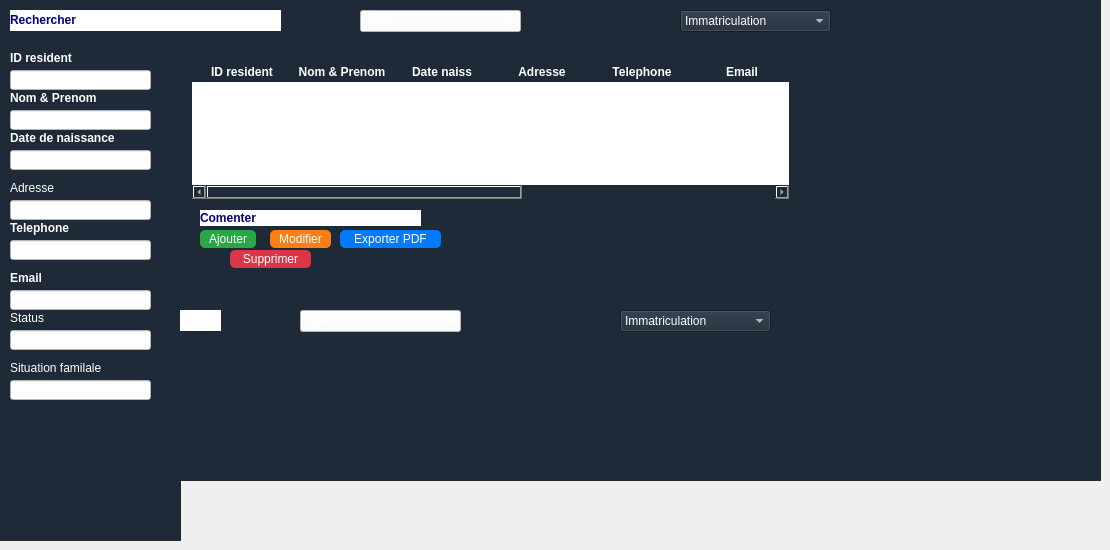
      <widget class="QWidget" name="page_12">
       <widget class="QFrame" name="liste_5">
        <property name="geometry">
         <rect>
          <x>0</x>
          <y>50</y>
          <width>181</width>
          <height>491</height>
         </rect>
        </property>
        <property name="styleSheet">
         <string notr="true">background-color: #1e2a38;
color: white;
font: bold 11pt &quot;Arial&quot;;</string>
        </property>
        <property name="frameShape">
         <enum>QFrame::Shape::NoFrame</enum>
        </property>
        <widget class="QLabel" name="idresident_2">
         <property name="geometry">
          <rect>
           <x>10</x>
           <y>0</y>
           <width>141</width>
           <height>16</height>
          </rect>
         </property>
         <property name="styleSheet">
          <string notr="true"/>
         </property>
         <property name="text">
          <string>&lt;html&gt;&lt;head/&gt;&lt;body&gt;&lt;p&gt;&lt;span style=&quot; font-weight:704;&quot;&gt;ID resident&lt;/span&gt;&lt;/p&gt;&lt;/body&gt;&lt;/html&gt;</string>
         </property>
        </widget>
        <widget class="QLabel" name="nom_7">
         <property name="geometry">
          <rect>
           <x>10</x>
           <y>40</y>
           <width>141</width>
           <height>16</height>
          </rect>
         </property>
         <property name="text">
          <string>&lt;html&gt;&lt;head/&gt;&lt;body&gt;&lt;p&gt;&lt;span style=&quot; font-weight:704;&quot;&gt;Nom &amp;amp; Prenom&lt;/span&gt;&lt;/p&gt;&lt;/body&gt;&lt;/html&gt;</string>
         </property>
        </widget>
        <widget class="QLabel" name="datenaissance_2">
         <property name="geometry">
          <rect>
           <x>10</x>
           <y>80</y>
           <width>141</width>
           <height>16</height>
          </rect>
         </property>
         <property name="text">
          <string>&lt;html&gt;&lt;head/&gt;&lt;body&gt;&lt;p&gt;&lt;span style=&quot; font-weight:704;&quot;&gt;Date de naissance &lt;/span&gt;&lt;/p&gt;&lt;/body&gt;&lt;/html&gt;</string>
         </property>
        </widget>
        <widget class="QLabel" name="status_3">
         <property name="geometry">
          <rect>
           <x>10</x>
           <y>260</y>
           <width>141</width>
           <height>16</height>
          </rect>
         </property>
         <property name="text">
          <string>&lt;html&gt;&lt;head/&gt;&lt;body&gt;&lt;p&gt;Status&lt;/p&gt;&lt;/body&gt;&lt;/html&gt;</string>
         </property>
        </widget>
        <widget class="QLabel" name="situation_2">
         <property name="geometry">
          <rect>
           <x>10</x>
           <y>310</y>
           <width>141</width>
           <height>16</height>
          </rect>
         </property>
         <property name="text">
          <string>&lt;html&gt;&lt;head/&gt;&lt;body&gt;&lt;p&gt;Situation familale&lt;/p&gt;&lt;/body&gt;&lt;/html&gt;</string>
         </property>
        </widget>
        <widget class="QLineEdit" name="idresidentline_2">
         <property name="geometry">
          <rect>
           <x>10</x>
           <y>20</y>
           <width>141</width>
           <height>20</height>
          </rect>
         </property>
         <property name="styleSheet">
          <string notr="true">background-color: white;
    gridline-color: #ccc;
    font: 10pt &quot;Arial&quot;;</string>
         </property>
        </widget>
        <widget class="QLineEdit" name="nomline_7">
         <property name="geometry">
          <rect>
           <x>10</x>
           <y>60</y>
           <width>141</width>
           <height>20</height>
          </rect>
         </property>
         <property name="styleSheet">
          <string notr="true">background-color: white;
    gridline-color: #ccc;
    font: 10pt &quot;Arial&quot;;
</string>
         </property>
        </widget>
        <widget class="QLineEdit" name="statusline_2">
         <property name="geometry">
          <rect>
           <x>10</x>
           <y>280</y>
           <width>141</width>
           <height>20</height>
          </rect>
         </property>
         <property name="styleSheet">
          <string notr="true">background-color: white;
    gridline-color: #ccc;
    font: 10pt &quot;Arial&quot;;
</string>
         </property>
        </widget>
        <widget class="QLineEdit" name="situationline_2">
         <property name="geometry">
          <rect>
           <x>10</x>
           <y>330</y>
           <width>141</width>
           <height>20</height>
          </rect>
         </property>
         <property name="styleSheet">
          <string notr="true">background-color: white;
    gridline-color: #ccc;
    font: 10pt &quot;Arial&quot;;
</string>
         </property>
        </widget>
        <widget class="QLabel" name="adresse_4">
         <property name="geometry">
          <rect>
           <x>10</x>
           <y>130</y>
           <width>141</width>
           <height>16</height>
          </rect>
         </property>
         <property name="text">
          <string>&lt;html&gt;&lt;head/&gt;&lt;body&gt;&lt;p&gt;Adresse&lt;/p&gt;&lt;/body&gt;&lt;/html&gt;</string>
         </property>
        </widget>
        <widget class="QLineEdit" name="adresseline_4">
         <property name="geometry">
          <rect>
           <x>10</x>
           <y>150</y>
           <width>141</width>
           <height>20</height>
          </rect>
         </property>
         <property name="styleSheet">
          <string notr="true">background-color: white;
    gridline-color: #ccc;
    font: 10pt &quot;Arial&quot;;
</string>
         </property>
        </widget>
        <widget class="QLabel" name="telephone_5">
         <property name="geometry">
          <rect>
           <x>10</x>
           <y>170</y>
           <width>141</width>
           <height>16</height>
          </rect>
         </property>
         <property name="text">
          <string>&lt;html&gt;&lt;head/&gt;&lt;body&gt;&lt;p&gt;&lt;span style=&quot; font-weight:704;&quot;&gt;Telephone&lt;/span&gt;&lt;/p&gt;&lt;/body&gt;&lt;/html&gt;</string>
         </property>
        </widget>
        <widget class="QLineEdit" name="emailline_4">
         <property name="geometry">
          <rect>
           <x>10</x>
           <y>240</y>
           <width>141</width>
           <height>20</height>
          </rect>
         </property>
         <property name="styleSheet">
          <string notr="true">background-color: white;
    gridline-color: #ccc;
    font: 10pt &quot;Arial&quot;;
</string>
         </property>
        </widget>
        <widget class="QLineEdit" name="telephoneline_5">
         <property name="geometry">
          <rect>
           <x>10</x>
           <y>190</y>
           <width>141</width>
           <height>20</height>
          </rect>
         </property>
         <property name="styleSheet">
          <string notr="true">background-color: white;
    gridline-color: #ccc;
    font: 10pt &quot;Arial&quot;;
</string>
         </property>
        </widget>
        <widget class="QLabel" name="email_4">
         <property name="geometry">
          <rect>
           <x>10</x>
           <y>220</y>
           <width>141</width>
           <height>16</height>
          </rect>
         </property>
         <property name="text">
          <string>&lt;html&gt;&lt;head/&gt;&lt;body&gt;&lt;p&gt;&lt;span style=&quot; font-weight:704;&quot;&gt;Email&lt;/span&gt;&lt;/p&gt;&lt;/body&gt;&lt;/html&gt;</string>
         </property>
        </widget>
        <widget class="QLineEdit" name="datenaissanceline_2">
         <property name="geometry">
          <rect>
           <x>10</x>
           <y>100</y>
           <width>141</width>
           <height>20</height>
          </rect>
         </property>
         <property name="styleSheet">
          <string notr="true">background-color: white;
    gridline-color: #ccc;
    font: 10pt &quot;Arial&quot;;
</string>
         </property>
        </widget>
       </widget>
       <widget class="QFrame" name="cruds_4">
        <property name="geometry">
         <rect>
          <x>180</x>
          <y>50</y>
          <width>921</width>
          <height>431</height>
         </rect>
        </property>
        <property name="styleSheet">
         <string notr="true">background-color: #1e2a38;
color: white;
font: bold 11pt &quot;Arial&quot;;

</string>
        </property>
        <property name="frameShape">
         <enum>QFrame::Shape::NoFrame</enum>
        </property>
        <widget class="QLabel" name="comment_5">
         <property name="geometry">
          <rect>
           <x>20</x>
           <y>160</y>
           <width>221</width>
           <height>16</height>
          </rect>
         </property>
         <property name="styleSheet">
          <string notr="true">background-color: white;
    gridline-color: #ccc;
    font: 10pt &quot;Arial&quot;;
</string>
         </property>
         <property name="text">
          <string>&lt;html&gt;&lt;head/&gt;&lt;body&gt;&lt;p&gt;&lt;span style=&quot; font-weight:700; color:#00007f;&quot;&gt;Comenter&lt;/span&gt;&lt;/p&gt;&lt;/body&gt;&lt;/html&gt;</string>
         </property>
        </widget>
        <widget class="QPushButton" name="ajouter_5">
         <property name="geometry">
          <rect>
           <x>20</x>
           <y>180</y>
           <width>56</width>
           <height>18</height>
          </rect>
         </property>
         <property name="styleSheet">
          <string notr="true">QPushButton {
    background-color: #28a745;
    color: white;
    border-radius: 5px;
}

</string>
         </property>
         <property name="text">
          <string>Ajouter</string>
         </property>
        </widget>
        <widget class="QPushButton" name="modifier_5">
         <property name="geometry">
          <rect>
           <x>90</x>
           <y>180</y>
           <width>61</width>
           <height>18</height>
          </rect>
         </property>
         <property name="styleSheet">
          <string notr="true">QPushButton {
    background-color: #fd7e14;
    color: white;
    border-radius: 5px;
}
</string>
         </property>
         <property name="text">
          <string>Modifier</string>
         </property>
        </widget>
        <widget class="QPushButton" name="exporter_5">
         <property name="geometry">
          <rect>
           <x>160</x>
           <y>180</y>
           <width>101</width>
           <height>18</height>
          </rect>
         </property>
         <property name="styleSheet">
          <string notr="true">QPushButton {
    background-color: #007bff;
    color: white;
    border-radius: 5px;
}
</string>
         </property>
         <property name="text">
          <string>Exporter PDF</string>
         </property>
        </widget>
        <widget class="QPushButton" name="supprimer_5">
         <property name="geometry">
          <rect>
           <x>50</x>
           <y>200</y>
           <width>81</width>
           <height>18</height>
          </rect>
         </property>
         <property name="styleSheet">
          <string notr="true">QPushButton {
    background-color: #dc3545;
    color: white;
    border-radius: 5px;
}</string>
         </property>
         <property name="text">
          <string>Supprimer</string>
         </property>
        </widget>
        <widget class="QTableWidget" name="tableau_5">
         <property name="geometry">
          <rect>
           <x>10</x>
           <y>10</y>
           <width>601</width>
           <height>141</height>
          </rect>
         </property>
         <property name="styleSheet">
          <string notr="true">QTableWidget {
    background-color: white;        /* cellules blanches */
    color: #1e2a38;                 /* texte bleu foncé */
    border: 2px solid #1e2a38;      /* bordures du tableau */
    font: bold 11pt &quot;Arial&quot;;
}

QTableWidget::item {
    background-color: white;        /* garde les cellules blanches */
    color: #1e2a38;
}

QHeaderView::section {
    background-color: #1e2a38;      /* en-tête bleu foncé */
    color: white;                   /* texte blanc */
    font: bold 11pt &quot;Arial&quot;;
    border: 1px solid #1e2a38;
}
</string>
         </property>
         <column>
          <property name="text">
           <string>ID resident</string>
          </property>
          <property name="font">
           <font>
            <bold>true</bold>
           </font>
          </property>
         </column>
         <column>
          <property name="text">
           <string>Nom &amp; Prenom</string>
          </property>
          <property name="font">
           <font>
            <bold>true</bold>
           </font>
          </property>
         </column>
         <column>
          <property name="text">
           <string>Date naiss</string>
          </property>
          <property name="font">
           <font>
            <bold>true</bold>
           </font>
          </property>
         </column>
         <column>
          <property name="text">
           <string>Adresse</string>
          </property>
          <property name="font">
           <font>
            <bold>true</bold>
           </font>
          </property>
         </column>
         <column>
          <property name="text">
           <string>Telephone</string>
          </property>
          <property name="font">
           <font>
            <bold>true</bold>
           </font>
          </property>
         </column>
         <column>
          <property name="text">
           <string>Email</string>
          </property>
          <property name="font">
           <font>
            <bold>true</bold>
           </font>
          </property>
         </column>
         <column>
          <property name="text">
           <string>Status</string>
          </property>
         </column>
         <column>
          <property name="text">
           <string>Situation familale</string>
          </property>
         </column>
         <column>
          <property name="text">
           <string>Reclamation</string>
          </property>
         </column>
        </widget>
        <widget class="QFrame" name="trirecherche_3">
         <property name="geometry">
          <rect>
           <x>-240</x>
           <y>250</y>
           <width>1101</width>
           <height>51</height>
          </rect>
         </property>
         <property name="styleSheet">
          <string notr="true">background-color: #1e2a38;
color: white;
font: bold 11pt &quot;Arial&quot;;

</string>
         </property>
         <property name="frameShape">
          <enum>QFrame::Shape::NoFrame</enum>
         </property>
         <widget class="QLabel" name="recherche_3">
          <property name="geometry">
           <rect>
            <x>10</x>
            <y>10</y>
            <width>271</width>
            <height>21</height>
           </rect>
          </property>
          <property name="styleSheet">
           <string notr="true">background-color: white;
    gridline-color: #ccc;
    font: 10pt &quot;Arial&quot;;</string>
          </property>
          <property name="text">
           <string>&lt;html&gt;&lt;head/&gt;&lt;body&gt;&lt;p&gt;&lt;span style=&quot; font-weight:700; color:#00007f;&quot;&gt;Rechercher&lt;/span&gt;&lt;/p&gt;&lt;/body&gt;&lt;/html&gt;</string>
          </property>
         </widget>
         <widget class="QComboBox" name="triemail_3">
          <property name="geometry">
           <rect>
            <x>360</x>
            <y>10</y>
            <width>161</width>
            <height>22</height>
           </rect>
          </property>
          <property name="styleSheet">
           <string notr="true">background-color: white;
    gridline-color: #ccc;
    font: 10pt &quot;Arial&quot;;</string>
          </property>
          <item>
           <property name="text">
            <string>Type</string>
           </property>
          </item>
          <item>
           <property name="text">
            <string/>
           </property>
          </item>
          <item>
           <property name="text">
            <string/>
           </property>
          </item>
         </widget>
         <widget class="QComboBox" name="trisalaire_3">
          <property name="geometry">
           <rect>
            <x>680</x>
            <y>10</y>
            <width>151</width>
            <height>22</height>
           </rect>
          </property>
          <item>
           <property name="text">
            <string>Immatriculation</string>
           </property>
          </item>
         </widget>
        </widget>
       </widget>
       <widget class="QFrame" name="trirecherche_4">
        <property name="geometry">
         <rect>
          <x>0</x>
          <y>0</y>
          <width>1101</width>
          <height>51</height>
         </rect>
        </property>
        <property name="styleSheet">
         <string notr="true">background-color: #1e2a38;
color: white;
font: bold 11pt &quot;Arial&quot;;

</string>
        </property>
        <property name="frameShape">
         <enum>QFrame::Shape::NoFrame</enum>
        </property>
        <widget class="QLabel" name="recherche_4">
         <property name="geometry">
          <rect>
           <x>10</x>
           <y>10</y>
           <width>271</width>
           <height>21</height>
          </rect>
         </property>
         <property name="styleSheet">
          <string notr="true">background-color: white;
    gridline-color: #ccc;
    font: 10pt &quot;Arial&quot;;</string>
         </property>
         <property name="text">
          <string>&lt;html&gt;&lt;head/&gt;&lt;body&gt;&lt;p&gt;&lt;span style=&quot; font-weight:700; color:#00007f;&quot;&gt;Rechercher&lt;/span&gt;&lt;/p&gt;&lt;/body&gt;&lt;/html&gt;</string>
         </property>
        </widget>
        <widget class="QComboBox" name="triemail_4">
         <property name="geometry">
          <rect>
           <x>360</x>
           <y>10</y>
           <width>161</width>
           <height>22</height>
          </rect>
         </property>
         <property name="styleSheet">
          <string notr="true">background-color: white;
    gridline-color: #ccc;
    font: 10pt &quot;Arial&quot;;</string>
         </property>
         <item>
          <property name="text">
           <string>Type</string>
          </property>
         </item>
         <item>
          <property name="text">
           <string/>
          </property>
         </item>
         <item>
          <property name="text">
           <string/>
          </property>
         </item>
        </widget>
        <widget class="QComboBox" name="trisalaire_4">
         <property name="geometry">
          <rect>
           <x>680</x>
           <y>10</y>
           <width>151</width>
           <height>22</height>
          </rect>
         </property>
         <item>
          <property name="text">
           <string>Immatriculation</string>
          </property>
         </item>
        </widget>
       </widget>
      </widget>
